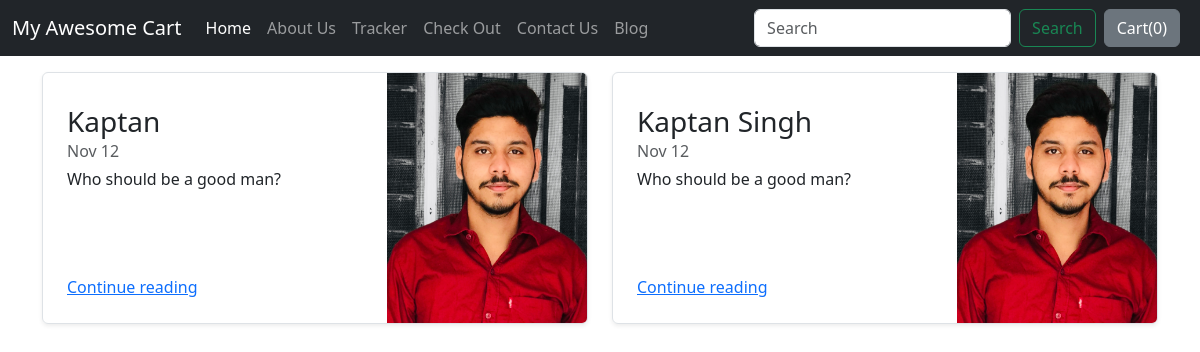
Screenshot of /blog/ with the database file from the repository.
### blog/models.py (models this page shows, shortened)
class Blogpost(models.Model):
    post_id = models.AutoField(primary_key=True)
    title = models.CharField(max_length=50)
    head0 = models.CharField(max_length=500, default="")
    chead0 = models.CharField(max_length=5000, default="")
    head1 = models.CharField(max_length=500, default="")
    chead1 = models.CharField(max_length=5000, default="")
    head2 = models.CharField(max_length=500, default="")
    chead2 = models.CharField(max_length=5000, default="")
    pub_date = models.DateField()
    thumbnail = models.ImageField(upload_to="shop/images", default="")

### blog/views.py (the view)
# urls.py: path("",views.index, name = 'blogHome'),
def index(request):
    myposts = Blogpost.objects.all()
    return render(request,'blog/index.html',{'myposts':myposts})

### blog/templates/blog/index.html (shortened to what this page needs)
{% extends 'blog/basic.html' %}
{% block body %}
    <div class="container mt-3">
      <div class="row my-2">
      {% for item in myposts %}
        <div class="col-md-6">
          <div class="row g-0 border rounded overflow-hidden flex-md-row mb-4 shadow-sm h-md-250 position-relative">
            <div class="col p-4 d-flex flex-column position-static">
              <h3 class="mb-0">{{item.title}}</h3>
              <div class="mb-1 text-body-secondary">Nov 12</div>
              <p class="card-text mb-auto">{{item.head1}}</p>
              <a href="blogpost/{{item.post_id}}" class="stretched-link">Continue reading</a>
            </div>
            <div class="col-auto d-none d-lg-block">
              <img src="/media/{{item.thumbnail}}" class="bd-placeholder-img" width="200" height="250" xmlns="http://www.w3.org/2000/svg" role="img" aria-label="Placeholder: Thumbnail" preserveAspectRatio="xMidYMid slice" focusable="false"><title>Placeholder</title><rect width="100%" height="100%" fill="#55595c"></rect>
            </div>
          </div>
        </div>
        {% if forloop.counter|divisibleby:2 %}
      </div><div class="row my-2">
      {% endif %}
      {% endfor %}
    </div>
{% endblock %}

### rows the page displays
Blogpost: title "Kaptan", head1 "Who should be a good man?", thumbnail (picture)
Blogpost: title "Kaptan Singh", head1 "Who should be a good man?", thumbnail (picture)
